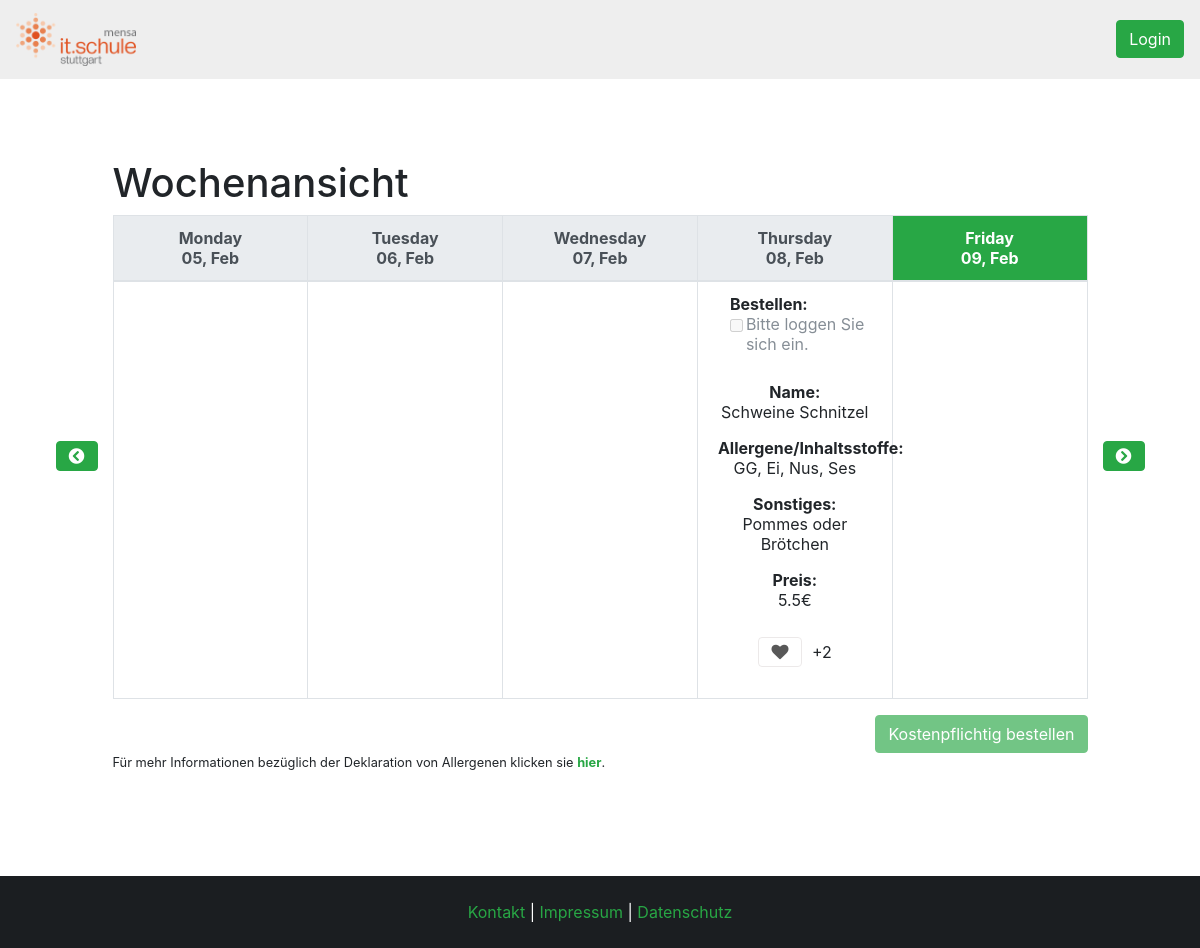
/php/index.php, run on the app's committed database.
### tables this page shows
CREATE TABLE `speise` (
  `speise_ID` int(11) NOT NULL AUTO_INCREMENT,
  `name` varchar(45) NOT NULL,
  `preis` double NOT NULL,
  `likes` int(11) DEFAULT '0',
  `allergene_inhaltsstoffe` varchar(255) DEFAULT NULL,
  `sonstiges` varchar(255) DEFAULT NULL,
  PRIMARY KEY (`speise_ID`)
);

### php/index.php (shortened to what this page needs)
<?php
	include_once 'dependencies.php';
	include_once 'views/index.php';
	include_once 'modals/index.php';
?>
<!DOCTYPE HTML>
<html>
	<head>
		<?php
			echo $head_dependencies;
			$dt = new DateTime;
			if (isset($_GET['year']) && isset($_GET['week'])) {
				$dt->setISODate($_GET['year'], $_GET['week']);
			} else {
				$dt->setISODate($dt->format('o'), $dt->format('W'));
			}
			$year = $dt->format('o');
			$week = $dt->format('W');
		?>
	</head>
	<body>
		<?php include 'header.php';	?>
		<div class="container col-sm-12">
			<div class="d-inline-flex">
				<div class="col-sm-1 align-self-center d-flex flex-row-reverse">
					<?PHP  $ThreeWeeksAgo = date("W", strtotime("- 3 week"));  ?>
					<a href="<?php echo $_SERVER['PHP_SELF'].'?week='.($week == 1 ? 52 : $week -1).'&year='.($week == 1 ? $year - 1 : $year) . '"'; if($week <= $ThreeWeeksAgo) { echo " class='disable' "; }  ?>">
						<button class="btn btn-success index-btns" <?PHP if($week == $ThreeWeeksAgo) { echo "disabled"; }  ?> >
							<i class='fas fa-chevron-circle-left'> </i>
						</button>
					</a>
				</div>
				<div class="align-self-stretch">
					<h1>Wochenansicht</h1>
					<table class="table table-bordered day-meal-table">
						<thead class="thead-light">
							<tr>
								<?php
									if($week < 10) {
										$week = '0'. $week;
									}
									$today = new DateTime();
									for($day=1; $day<=5; $day++){
										if ($dt->getTimestamp() == $today->getTimestamp()) {
											echo "<th class='today'>";
										} else {
											echo "<th>";
										}
										echo strftime("%A", $dt->getTimestamp()) . "<br>" . strftime('%d, %b', $dt->getTimestamp()) . "</th>\n";
										$dt->modify('+1 day');
									}
								?>
							</tr>
						</thead>
						<tbody>
							<?php
								$sql = "SELECT * FROM tagesangebot";
								$result = $conn->query($sql);
								$entries =[];
								while ($entry = $result->fetch_assoc()) {
									$entries[] = $entry;
								}
								for ($i=1 ;$i <=5; $i++) {
									$output=  "<td class='align-middle'>";
									$daymeal_exists = false;
									$gendate = new DateTime();
									$gendate->setISODate($year, $week, $i);
									$date = $gendate->format('Y-m-d');
									foreach ($entries as $entry){
										if ($entry['datum'] == $date) {
											$daymeal_exists = true;
											break;
										}
									}
									if ($daymeal_exists) {
										$countLikes = "SELECT COUNT(*) AS speise_likes FROM likes WHERE speise_ID =" .$entry['speise_ID'];
										$foodLikes = $conn->query($countLikes)->fetch_assoc()['speise_likes'];
										if (isset($_SESSION["id"])) {
											$checkLiked = "SELECT COUNT(*) AS userlike FROM likes WHERE speise_ID =" .$entry['speise_ID'] ." AND benutzer_ID =". $_SESSION["id"];
											$has_liked = $conn->query($checkLiked)->fetch_assoc()['userlike'];
										} else {
											$has_liked = 1;
										}
										$sql = "SELECT * FROM speise where speise_ID = ".$entry["speise_ID"];
										$meal = $conn->query($sql)->fetch_assoc();
										if (!isset($_SESSION['id'])) {
												$output = $output . "<div class='form-check d-flex flex-column'>
													<div class='d-flex'>
														<b>Bestellen:</b>
													</div>
													<div class='d-flex'>
														<input class='form-check-input indexCB ml-0' name='orders[]' type='checkbox' value='".$entry['tagesangebot_ID']."' disabled>
														<label class='form-check-label text-left pl-3'>Bitte loggen Sie sich ein.</label>
													</div>
												</div><br>";
										}
										$output = $output . "<div class='d-flex flex-column'>
										<div class='p-2'><b>Name:</b><div>".$meal['name']."</div></div>
										<div class='p-2'><b>Allergene/Inhaltsstoffe:</b><div>".$meal['allergene_inhaltsstoffe']."</div></div>
										<div class='p-2'><b>Sonstiges:</b><div>".$meal['sonstiges']."</div></div>
										<div class='p-2'><b>Preis:</b><div>".$meal['preis']."€</div></div>
										<div class='p-2'>" . likeButtons($meal["speise_ID"], $foodLikes, $has_liked) . "</div>
										</div>";
									}
									$output = $output . "</td>";
									echo $output;
								}
							?>
						</tbody>
					</table>
					<div class="order-btn">
						<input type="button" name="bestellen" class="btn btn-success order-btn" id="order-btn" value="Kostenpflichtig bestellen" data-toggle='modal' data-target='#confirm-submit' disabled>
					</div>
				</div>
				<div class="col-sm-1 align-self-center">
					<a href="<?php echo $_SERVER['PHP_SELF'].'?week='.($week == 52 ? 1 : 1 + $week).'&year='.($week == 52 ? 1 + $year : $year); ?>" class="right-arrow">
						<button class="btn btn-success position-relative">
							<i class='fas fa-chevron-circle-right'> </i>
						</button>
					</a>
				</div>
			</div>
			<div class="container col-sm-10 p-0">
				<small class="mt-2 mb-2">Für mehr Informationen bezüglich der Deklaration von Allergenen klicken sie <strong><a href="allergens.php" class="footer-links">hier</a></strong>.</small>
			</div>
		</div>
	</body>
	<?php
		include 'footer.php';
	?>
</html>

### style/style.css (style rules this page uses)
* { box-sizing: border-box; }
html { margin: 0; padding: 0; height: 100%; }
body { position: relative; min-height: 100%; padding-bottom: 6em; }
table, thead, tbody, td, th { text-align: center; }
.order-btn { float: right; }
.footer-links { color: #28a745; }
.day-meal-table { table-layout: fixed; }
.today { background-color: #28a745 !important; font-weight: bold !important; color: white !important; }
.modalbox.success button, .modalbox.success button:active, .modalbox.success button:focus, { -webkit-transition: all 0.1s ease-in-out; transition: all 0.1s ease-in-out; -webkit-border-radius: 0; -moz-border-radius: 0; border-radius: 0; margin-top: 15px; width: 80%; background: transparent; color: #4caf50; border-color: #4caf50; outline: none; }

### data on the page
speise: name "Schweine Schnitzel", allergene_inhaltsstoffe "GG, Ei, Nus, Ses", sonstiges "Pommes oder Brötchen", preis "5.5"
